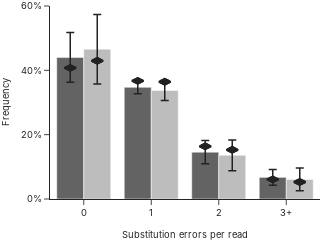

Here is the notebook cell this chart was saved with:
### Code cell
fig = per_read(data, 'substitutions', n_bases)
fig.update_yaxes(  
    range=[0, 0.6], 
    dtick=0.2
)
fig.update_xaxes(title='Substitution errors per read', title_font_family="Inter", title_font_size=28/3, tickfont_size=28/3)
fig.show()
fig.write_image("read_subs.svg")

### Figure 1 — Plotly figure (JSON) as saved in the notebook; plotly's stock layout.template omitted (floating-point values rounded to 4 significant figures)
{"data": [{"error_y": {"array": [0.07742, 0.01991, 0.03595, 0.02433], "color": "#222222", "thickness": 1.5, "type": "data", "visible": true}, "marker": {"color": "#636363"}, "type": "bar", "x": [0, 1, 2, 3], "y": [0.44, 0.3471, 0.1456, 0.06724]}, {"marker": {"color": "#222222", "line": {"color": "#222222", "width": 2}, "size": 8, "symbol": "diamond-wide"}, "mode": "markers", "type": "scatter", "x": [-0.2, 0.8, 1.8, 2.8], "y": [0.4078, 0.3674, 0.1639, 0.06093]}, {"marker": {"color": "#222222", "line": {"color": "#222222", "width": 2}, "size": 8, "symbol": "diamond-wide"}, "mode": "markers", "type": "scatter", "x": [-0.2, 0.8, 1.8, 2.8], "y": [0.4078, 0.3674, 0.1639, 0.06093]}, {"error_y": {"array": [0.1082, 0.03179, 0.04798, 0.03546], "color": "#222222", "thickness": 1.5, "type": "data", "visible": true}, "marker": {"color": "#bdbdbd"}, "type": "bar", "x": [0, 1, 2, 3], "y": [0.4657, 0.3377, 0.1358, 0.06085]}, {"marker": {"color": "#222222", "line": {"color": "#222222", "width": 2}, "size": 8, "symbol": "diamond-wide"}, "mode": "markers", "type": "scatter", "x": [0.2, 1.2, 2.2, 3.2], "y": [0.4297, 0.3644, 0.1531, 0.05286]}, {"marker": {"color": "#222222", "line": {"color": "#222222", "width": 2}, "size": 8, "symbol": "diamond-wide"}, "mode": "markers", "type": "scatter", "x": [0.2, 1.2, 2.2, 3.2], "y": [0.4297, 0.3644, 0.1531, 0.05286]}], "layout": {"barmode": "group", "font": {"family": "Inter"}, "height": 175, "legend": {"font": {"size": 9.333}}, "margin": {"b": 0, "l": 50, "r": 0, "t": 5}, "showlegend": false, "width": 245, "xaxis": {"range": [-0.5, 3.5], "tickfont": {"size": 9.333}, "tickmode": "array", "ticktext": ["0", "1", "2", "3+"], "tickvals": [0, 1, 2, 3], "title": {"font": {"family": "Inter", "size": 9.333}, "text": "Substitution errors per read"}}, "yaxis": {"dtick": 0.2, "range": [0, 0.6], "tickfont": {"size": 9.333}, "tickformat": ",.0%", "title": {"font": {"family": "Inter", "size": 9.333}, "text": "Frequency"}}}}
